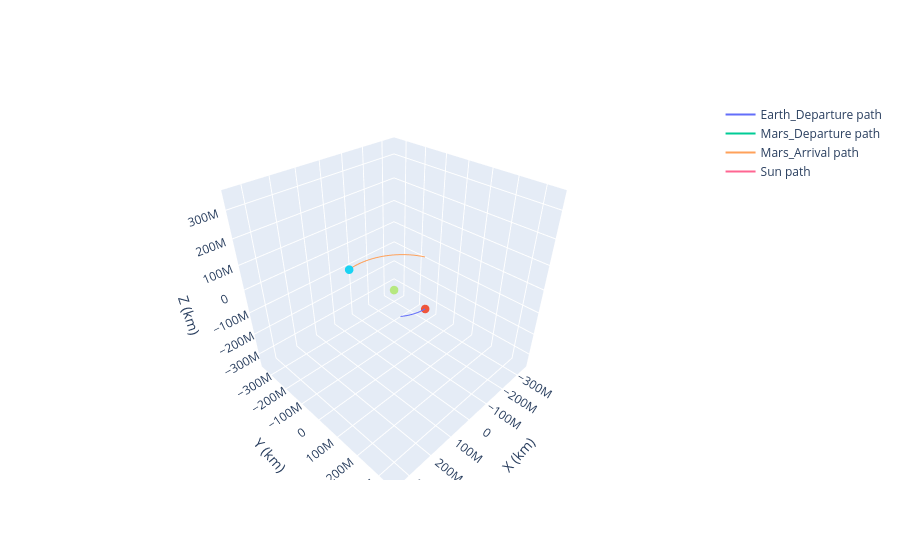

Notebook cell for this chart:
### Markdown cell above
#### Plot for visual sanity check on desired transfer angle range

### Code cell
from orbitkit.plotting import plot_plotly

# Plot the Earth and Mars orbits with the departure and arrival positions highlighted
print(np.shape(earth_departure_pos))
print(np.shape(mars_departure_pos))
print(np.shape(mars_arrival_pos))

plot_bodies = {'Earth_Departure' : orbital_bodies['Earth'], 'Mars_Departure' : orbital_bodies['Mars'], 
               'Mars_Arrival' : orbital_bodies['Mars'], 'Sun' : orbital_bodies['Sun']}
plot_bodies['Earth_Departure']['prop_pos'] = earth_departure_pos[:,:]
plot_bodies['Mars_Departure']['prop_pos'] = mars_departure_pos[:,:]
plot_bodies['Mars_Arrival']['prop_pos'] = mars_arrival_pos[:,:]
plot_plotly(plot_bodies, focus_body='Sun', zoom_radius=1.5*norm(orbital_bodies['Mars']['prop_pos'][0,:]))

### Figure 1 — Plotly figure (JSON) as saved in the notebook; plotly's stock layout.template omitted (floating-point values rounded to 4 significant figures; data arrays with more than 128 entries replaced by an {"elided": "..."} marker saying what was removed)
{"data": [{"mode": "lines", "name": "Earth_Departure path", "type": "scatter3d", "x": [88780000.0, 86670000.0, 84530000.0, 82370000.0, 80180000.0, 77970000.0, 75740000.0, 73480000.0, 71200000.0, 68900000.0, 66580000.0, 64240000.0, 61870000.0, 59490000.0, 57090000.0, 54670000.0, 52240000.0, 49790000.0, 47320000.0, 44840000.0, 42340000.0, 39830000.0, 37310000.0, 34780000.0, 32230000.0, 29680000.0, 27120000.0, 24540000.0, 21960000.0, 19380000.0, 16790000.0, 14190000.0, 11590000.0, 8984000.0, 6377000.0, 3768000.0], "y": [117500000.0, 119000000.0, 120500000.0, 121900000.0, 123400000.0, 124700000.0, 126000000.0, 127300000.0, 128600000.0, 129800000.0, 131000000.0, 132100000.0, 133200000.0, 134300000.0, 135300000.0, 136200000.0, 137200000.0, 138000000.0, 138900000.0, 139700000.0, 140400000.0, 141100000.0, 141800000.0, 142400000.0, 143000000.0, 143500000.0, 144000000.0, 144500000.0, 144900000.0, 145200000.0, 145500000.0, 145800000.0, 146000000.0, 146200000.0, 146300000.0, 146400000.0], "z": [5594.0, 5405.0, 5214.0, 5026.0, 4845.0, 4676.0, 4523.0, 4391.0, 4284.0, 4202.0, 4148.0, 4119.0, 4112.0, 4123.0, 4146.0, 4176.0, 4206.0, 4232.0, 4249.0, 4254.0, 4243.0, 4217.0, 4173.0, 4112.0, 4036.0, 3945.0, 3843.0, 3732.0, 3616.0, 3499.0, 3384.0, 3276.0, 3180.0, 3100.0, 3039.0, 3002.0]}, {"marker": {"size": 5}, "mode": "markers", "name": "Earth_Departure final", "showlegend": false, "type": "scatter3d", "x": [3768000.0], "y": [146400000.0], "z": [3002.0]}, {"mode": "lines", "name": "Mars_Departure path", "type": "scatter3d", "x": {"elided": "156 float values"}, "y": {"elided": "156 float values"}, "z": {"elided": "156 float values"}}, {"marker": {"size": 5}, "mode": "markers", "name": "Mars_Departure final", "showlegend": false, "type": "scatter3d", "x": [20080000.0], "y": [-215700000.0], "z": [-4991000.0]}, {"mode": "lines", "name": "Mars_Arrival path", "type": "scatter3d", "x": {"elided": "156 float values"}, "y": {"elided": "156 float values"}, "z": {"elided": "156 float values"}}, {"marker": {"size": 5}, "mode": "markers", "name": "Mars_Arrival final", "showlegend": false, "type": "scatter3d", "x": [20080000.0], "y": [-215700000.0], "z": [-4991000.0]}, {"mode": "lines", "name": "Sun path", "type": "scatter3d", "x": {"elided": "732 float values"}, "y": {"elided": "732 float values"}, "z": {"elided": "732 float values"}}, {"marker": {"size": 5}, "mode": "markers", "name": "Sun final", "showlegend": false, "type": "scatter3d", "x": [121400.0], "y": [-494700.0], "z": [7047.0]}], "layout": {"scene": {"aspectmode": "cube", "xaxis": {"range": [-365200000.0, 365400000.0], "title": {"text": "X (km)"}}, "yaxis": {"range": [-365800000.0, 364800000.0], "title": {"text": "Y (km)"}}, "zaxis": {"range": [-365300000.0, 365300000.0], "title": {"text": "Z (km)"}}}}}
